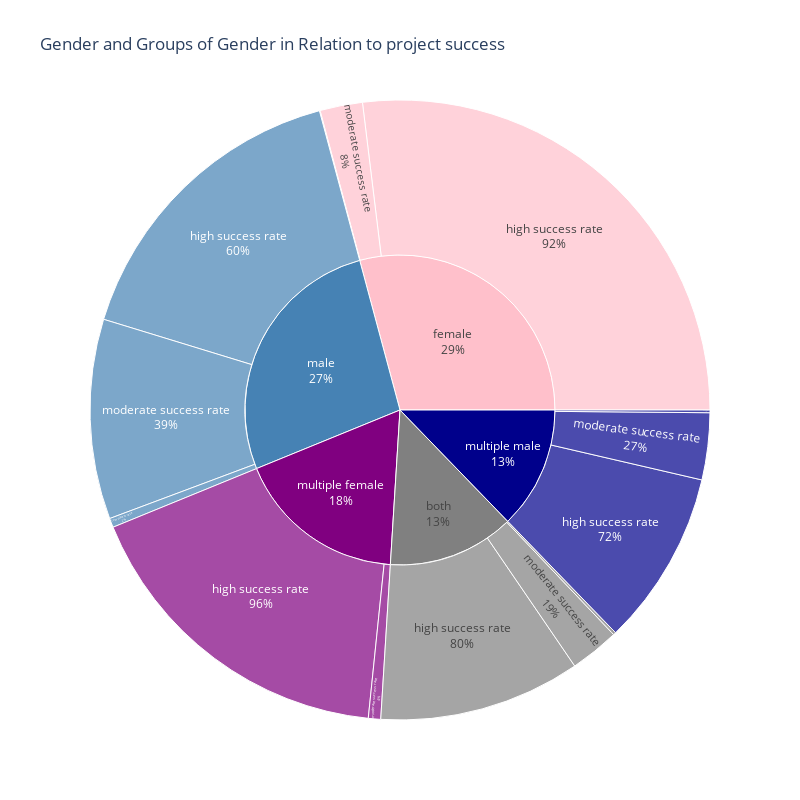

Notebook cell for this chart:
### Markdown cell above
#

### Code cell
fig2 =px.sunburst(data, path=['gender', 'new_goal'], 
                  values='goal_pctg',title="Gender and Groups of Gender in Relation to project success ",
                  color='gender', 
                  color_discrete_map={'female':'pink', 'male':'steelblue',
                                      'multiple female':'purple','multiple male':'darkblue',
                                     'both':'grey',},
                  width =800, height =800)

fig2.update_traces(textinfo="label+ percent parent")
fig2.show()

### Figure 1 — Plotly figure (JSON) as saved in the notebook; plotly's stock layout.template omitted (floating-point values rounded to 4 significant figures)
{"data": [{"branchvalues": "total", "customdata": [["multiple male"], ["multiple male"], ["multiple male"], ["multiple male"], ["both"], ["both"], ["both"], ["both"], ["female"], ["female"], ["female"], ["female"], ["male"], ["male"], ["male"], ["male"], ["multiple female"], ["multiple female"], ["multiple female"]], "domain": {"x": [0, 1], "y": [0, 1]}, "hovertemplate": "labels=%{label}<br>goal_pctg=%{value}<br>parent=%{parent}<br>id=%{id}<br>gender=%{customdata[0]}<extra></extra>", "ids": ["multiple male", "multiple male/moderate success rate", "multiple male/low success rate", "multiple male/high success rate", "both", "both/high success rate", "both/low success rate", "both/moderate success rate", "female/low success rate", "female/moderate success rate", "female/high success rate", "female", "male/low success rate", "male/moderate success rate", "male/high success rate", "male", "multiple female/high success rate", "multiple female", "multiple female/moderate success rate"], "labels": ["multiple male", "moderate success rate", "low success rate", "high success rate", "both", "high success rate", "low success rate", "moderate success rate", "low success rate", "moderate success rate", "high success rate", "female", "low success rate", "moderate success rate", "high success rate", "male", "high success rate", "multiple female", "moderate success rate"], "marker": {"colors": ["darkblue", "darkblue", "darkblue", "darkblue", "grey", "grey", "grey", "grey", "pink", "pink", "pink", "pink", "steelblue", "steelblue", "steelblue", "steelblue", "purple", "purple", "purple"]}, "name": "", "parents": ["", "multiple male", "multiple male", "multiple male", "", "both", "both", "both", "female", "female", "female", "", "male", "male", "male", "", "multiple female", "", "multiple female"], "textinfo": "label+percent parent", "type": "sunburst", "values": [3591.0, 980.2, 39.61, 2571.0, 3724.0, 2961.0, 39.19, 723.1, 9.186, 625.0, 7580.0, 8214.0, 134.7, 2933.0, 4527.0, 7595.0, 4839.0, 5020.0, 180.7]}], "layout": {"height": 800, "legend": {"tracegroupgap": 0}, "title": {"text": "Gender and Groups of Gender in Relation to project success "}, "width": 800}}
